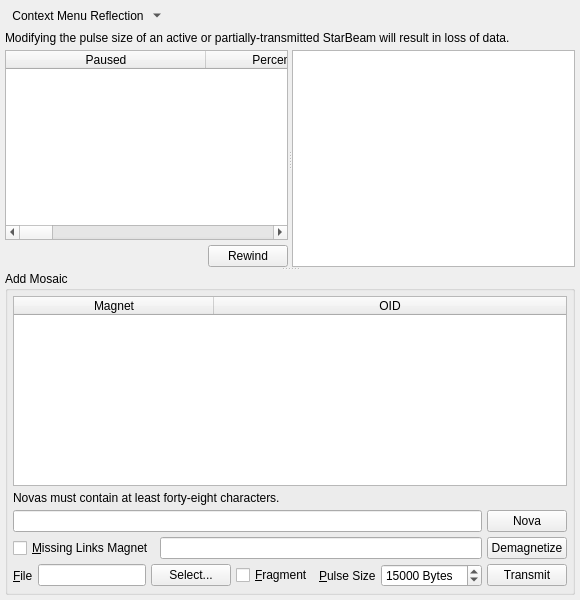
              <widget class="QWidget" name="tab_transmitted">
               <attribute name="title">
                <string>&amp;Transmitted</string>
               </attribute>
               <layout class="QVBoxLayout" name="verticalLayout_46">
                <property name="spacing">
                 <number>5</number>
                </property>
                <property name="leftMargin">
                 <number>5</number>
                </property>
                <property name="topMargin">
                 <number>5</number>
                </property>
                <property name="rightMargin">
                 <number>5</number>
                </property>
                <property name="bottomMargin">
                 <number>5</number>
                </property>
                <item>
                 <layout class="QHBoxLayout" name="horizontalLayout_72">
                  <property name="spacing">
                   <number>5</number>
                  </property>
                  <item>
                   <widget class="QToolButton" name="transmittedActionMenu">
                    <property name="toolTip">
                     <string>Context Menu</string>
                    </property>
                    <property name="text">
                     <string>Context Menu Reflection</string>
                    </property>
                    <property name="icon">
                     <iconset resource="../Icons/icons.qrc">
                      <normaloff>:/generic/menu.png</normaloff>:/generic/menu.png</iconset>
                    </property>
                    <property name="popupMode">
                     <enum>QToolButton::MenuButtonPopup</enum>
                    </property>
                    <property name="autoRaise">
                     <bool>true</bool>
                    </property>
                   </widget>
                  </item>
                  <item>
                   <spacer name="horizontalSpacer_59">
                    <property name="orientation">
                     <enum>Qt::Horizontal</enum>
                    </property>
                    <property name="sizeHint" stdset="0">
                     <size>
                      <width>40</width>
                      <height>20</height>
                     </size>
                    </property>
                   </spacer>
                  </item>
                 </layout>
                </item>
                <item>
                 <widget class="QLabel" name="label_31">
                  <property name="text">
                   <string>Modifying the pulse size of an active or partially-transmitted StarBeam will result in loss of data.</string>
                  </property>
                  <property name="wordWrap">
                   <bool>true</bool>
                  </property>
                 </widget>
                </item>
                <item>
                 <widget class="QSplitter" name="splitter_2">
                  <property name="orientation">
                   <enum>Qt::Vertical</enum>
                  </property>
                  <widget class="QSplitter" name="txmSplitter">
                   <property name="orientation">
                    <enum>Qt::Horizontal</enum>
                   </property>
                   <property name="childrenCollapsible">
                    <bool>false</bool>
                   </property>
                   <widget class="QWidget" name="verticalLayoutWidget">
                    <layout class="QVBoxLayout" name="verticalLayout_47">
                     <property name="spacing">
                      <number>5</number>
                     </property>
                     <item>
                      <widget class="QTableWidget" name="transmitted">
                       <property name="alternatingRowColors">
                        <bool>true</bool>
                       </property>
                       <property name="selectionMode">
                        <enum>QAbstractItemView::SingleSelection</enum>
                       </property>
                       <property name="selectionBehavior">
                        <enum>QAbstractItemView::SelectRows</enum>
                       </property>
                       <property name="horizontalScrollMode">
                        <enum>QAbstractItemView::ScrollPerPixel</enum>
                       </property>
                       <property name="sortingEnabled">
                        <bool>true</bool>
                       </property>
                       <attribute name="horizontalHeaderDefaultSectionSize">
                        <number>200</number>
                       </attribute>
                       <attribute name="horizontalHeaderStretchLastSection">
                        <bool>true</bool>
                       </attribute>
                       <column>
                        <property name="text">
                         <string>Paused</string>
                        </property>
                       </column>
                       <column>
                        <property name="text">
                         <string>Percent Transmitted</string>
                        </property>
                       </column>
                       <column>
                        <property name="text">
                         <string>Pulse Size</string>
                        </property>
                       </column>
                       <column>
                        <property name="text">
                         <string>Total Size</string>
                        </property>
                       </column>
                       <column>
                        <property name="text">
                         <string>Status</string>
                        </property>
                       </column>
                       <column>
                        <property name="text">
                         <string>File</string>
                        </property>
                       </column>
                       <column>
                        <property name="text">
                         <string>Mosaic</string>
                        </property>
                       </column>
                       <column>
                        <property name="text">
                         <string>SHA-1 Hash</string>
                        </property>
                       </column>
                       <column>
                        <property name="text">
                         <string>Read Interval</string>
                        </property>
                       </column>
                       <column>
                        <property name="text">
                         <string>Fragmented</string>
                        </property>
                       </column>
                       <column>
                        <property name="text">
                         <string>OID</string>
                        </property>
                       </column>
                      </widget>
                     </item>
                     <item>
                      <layout class="QHBoxLayout" name="horizontalLayout_69">
                       <property name="spacing">
                        <number>5</number>
                       </property>
                       <item>
                        <spacer name="horizontalSpacer_55">
                         <property name="orientation">
                          <enum>Qt::Horizontal</enum>
                         </property>
                         <property name="sizeHint" stdset="0">
                          <size>
                           <width>40</width>
                           <height>20</height>
                          </size>
                         </property>
                        </spacer>
                       </item>
                       <item>
                        <widget class="QPushButton" name="rewind">
                         <property name="text">
                          <string>Rewind</string>
                         </property>
                        </widget>
                       </item>
                      </layout>
                     </item>
                    </layout>
                   </widget>
                   <widget class="QListWidget" name="transmittedMagnets">
                    <property name="tabKeyNavigation">
                     <bool>true</bool>
                    </property>
                    <property name="selectionMode">
                     <enum>QAbstractItemView::SingleSelection</enum>
                    </property>
                    <property name="selectionBehavior">
                     <enum>QAbstractItemView::SelectRows</enum>
                    </property>
                    <property name="horizontalScrollMode">
                     <enum>QAbstractItemView::ScrollPerPixel</enum>
                    </property>
                   </widget>
                  </widget>
                  <widget class="QGroupBox" name="groupBox_4">
                   <property name="title">
                    <string>Add Mosaic</string>
                   </property>
                   <layout class="QVBoxLayout" name="verticalLayout_40">
                    <property name="spacing">
                     <number>5</number>
                    </property>
                    <property name="leftMargin">
                     <number>5</number>
                    </property>
                    <property name="topMargin">
                     <number>5</number>
                    </property>
                    <property name="rightMargin">
                     <number>5</number>
                    </property>
                    <property name="bottomMargin">
                     <number>5</number>
                    </property>
                    <item>
                     <widget class="QTableWidget" name="addTransmittedMagnets">
                      <property name="alternatingRowColors">
                       <bool>true</bool>
                      </property>
                      <property name="selectionMode">
                       <enum>QAbstractItemView::SingleSelection</enum>
                      </property>
                      <property name="selectionBehavior">
                       <enum>QAbstractItemView::SelectRows</enum>
                      </property>
                      <property name="horizontalScrollMode">
                       <enum>QAbstractItemView::ScrollPerPixel</enum>
                      </property>
                      <property name="sortingEnabled">
                       <bool>true</bool>
                      </property>
                      <attribute name="horizontalHeaderDefaultSectionSize">
                       <number>200</number>
                      </attribute>
                      <attribute name="horizontalHeaderStretchLastSection">
                       <bool>true</bool>
                      </attribute>
                      <column>
                       <property name="text">
                        <string>Magnet</string>
                       </property>
                      </column>
                      <column>
                       <property name="text">
                        <string>OID</string>
                       </property>
                      </column>
                     </widget>
                    </item>
                    <item>
                     <widget class="QLabel" name="label_91">
                      <property name="text">
                       <string>Novas must contain at least forty-eight characters.</string>
                      </property>
                     </widget>
                    </item>
                    <item>
                     <layout class="QHBoxLayout" name="horizontalLayout_68">
                      <property name="spacing">
                       <number>5</number>
                      </property>
                      <item>
                       <widget class="QLineEdit" name="transmitNova"/>
                      </item>
                      <item>
                       <widget class="QPushButton" name="generateNova">
                        <property name="toolTip">
                         <string>&lt;html&gt;&lt;head/&gt;&lt;body&gt;&lt;p&gt;Place each pulse in an encrypted envelope. Please remember to notify all recipients of the key information.&lt;/p&gt;&lt;/body&gt;&lt;/html&gt;</string>
                        </property>
                        <property name="text">
                         <string>Nova</string>
                        </property>
                       </widget>
                      </item>
                     </layout>
                    </item>
                    <item>
                     <layout class="QHBoxLayout" name="horizontalLayout_74">
                      <property name="spacing">
                       <number>5</number>
                      </property>
                      <item>
                       <widget class="QCheckBox" name="missingLinksCheckBox">
                        <property name="sizePolicy">
                         <sizepolicy hsizetype="Minimum" vsizetype="Preferred">
                          <horstretch>0</horstretch>
                          <verstretch>0</verstretch>
                         </sizepolicy>
                        </property>
                        <property name="text">
                         <string>&amp;Missing Links Magnet</string>
                        </property>
                       </widget>
                      </item>
                      <item>
                       <widget class="QLineEdit" name="missingLinks"/>
                      </item>
                      <item>
                       <widget class="QPushButton" name="demagnetizeMissingLinks">
                        <property name="text">
                         <string>Demagnetize</string>
                        </property>
                       </widget>
                      </item>
                     </layout>
                    </item>
                    <item>
                     <layout class="QHBoxLayout" name="horizontalLayout_44">
                      <property name="spacing">
                       <number>5</number>
                      </property>
                      <item>
                       <widget class="QLabel" name="label_53">
                        <property name="text">
                         <string>&amp;File</string>
                        </property>
                        <property name="buddy">
                         <cstring>transmittedFile</cstring>
                        </property>
                       </widget>
                      </item>
                      <item>
                       <widget class="QLineEdit" name="transmittedFile"/>
                      </item>
                      <item>
                       <widget class="QPushButton" name="etpSelectFile">
                        <property name="text">
                         <string>Select...</string>
                        </property>
                       </widget>
                      </item>
                      <item>
                       <widget class="QCheckBox" name="fragment_starbeam">
                        <property name="toolTip">
                         <string>&lt;html&gt;&lt;head/&gt;&lt;body&gt;&lt;p&gt;Fragmented StarBeams allow for the fragmentation of a mosaic (file) into a number of N unique pulses, where N is the number of active network connections. The standard StarBeam transfers a particular pulse over each network connection.&lt;/p&gt;&lt;/body&gt;&lt;/html&gt;</string>
                        </property>
                        <property name="text">
                         <string>&amp;Fragment</string>
                        </property>
                       </widget>
                      </item>
                      <item>
                       <widget class="QLabel" name="label_54">
                        <property name="text">
                         <string>&amp;Pulse Size</string>
                        </property>
                        <property name="buddy">
                         <cstring>pulseSize</cstring>
                        </property>
                       </widget>
                      </item>
                      <item>
                       <widget class="QSpinBox" name="pulseSize">
                        <property name="suffix">
                         <string> Bytes</string>
                        </property>
                        <property name="minimum">
                         <number>1024</number>
                        </property>
                        <property name="maximum">
                         <number>999999999</number>
                        </property>
                        <property name="value">
                         <number>15000</number>
                        </property>
                       </widget>
                      </item>
                      <item>
                       <widget class="QPushButton" name="transmit">
                        <property name="text">
                         <string>Transmit</string>
                        </property>
                       </widget>
                      </item>
                     </layout>
                    </item>
                   </layout>
                  </widget>
                 </widget>
                </item>
               </layout>
              </widget>
